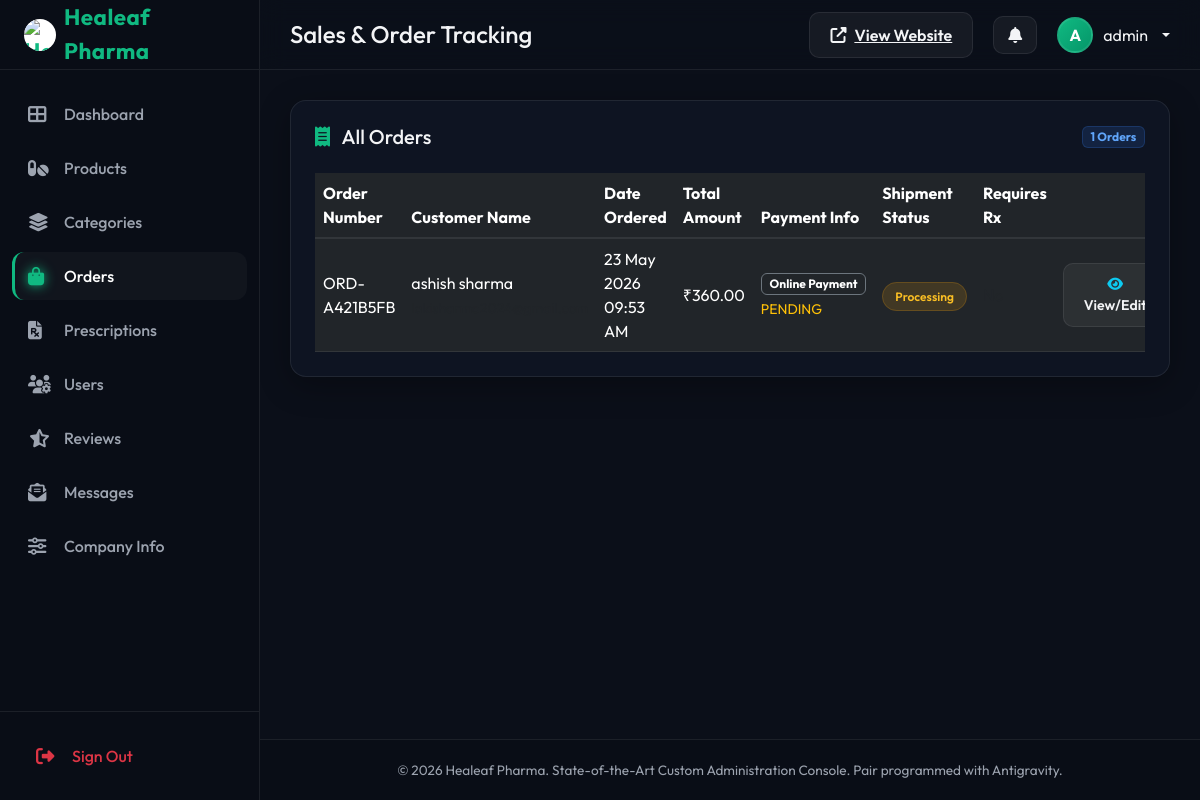
Page /admin-orders/ (signed in) on the committed database.
### newapp/models.py (models this page shows, shortened)
class Order(models.Model):
    STATUS_CHOICES = [
        ('pending', 'Pending'),
        ('confirmed', 'Confirmed'),
        ('processing', 'Processing'),
        ('shipped', 'Shipped'),
        ('delivered', 'Delivered'),
        ('cancelled', 'Cancelled'),
    ]
    PAYMENT_CHOICES = [
        ('cod', 'Cash on Delivery'),
        ('online', 'Online Payment'),
        ('upi', 'UPI'),
    ]
    id = models.UUIDField(primary_key=True, default=uuid.uuid4, editable=False)
    order_number = models.CharField(max_length=50, unique=True)
    user = models.ForeignKey(User, on_delete=models.CASCADE, related_name='orders')
    total_amount = models.DecimalField(max_digits=10, decimal_places=2)
    status = models.CharField(max_length=20, choices=STATUS_CHOICES, default='pending')
    payment_method = models.CharField(max_length=20, choices=PAYMENT_CHOICES, default='cod')
    payment_status = models.CharField(max_length=20, default='pending')
    shipping_name = models.CharField(max_length=200)
    shipping_phone = models.CharField(max_length=20)
    shipping_email = models.EmailField()
    shipping_address = models.TextField()
    shipping_city = models.CharField(max_length=100)
    shipping_state = models.CharField(max_length=100)
    shipping_zip = models.CharField(max_length=10)
    prescription_required = models.BooleanField(default=False)
    prescription = models.ForeignKey(Prescription, on_delete=models.SET_NULL, null=True, blank=True)
    notes = models.TextField(blank=True)
    created_at = models.DateTimeField(auto_now_add=True)
    updated_at = models.DateTimeField(auto_now=True)
    class Meta:
        ordering = ['-created_at']

### newapp/views.py (the view)
# urls.py: path('admin-orders/', views.admin_orders, name='admin_orders'),
def admin_orders(request):
    if not request.user.is_staff:
        return redirect('admin_login')
    orders = Order.objects.all().order_by('-created_at')
    return render(request, 'admin/orders.html', {'orders': orders})

### newapp/context_processors.py (called while the page is built)
def admin_notifications(request):
    if request.user.is_authenticated and request.user.is_staff:
        recent_notifications = Notification.objects.filter(is_admin=True).order_by('-created_at')[:8]
        unread_notifications_count = Notification.objects.filter(is_admin=True, is_read=False).count()
        return {
            'recent_notifications': recent_notifications,
            'unread_notifications_count': unread_notifications_count,
        }
    return {
        'recent_notifications': [],
        'unread_notifications_count': 0,
    }

### newapp/templates/admin/orders.html (shortened to what this page needs)
{% extends 'admin/base_admin.html' %}
{% block page_title %}Sales & Order Tracking{% endblock %}
{% block admin_content %}
<div class="glass-card p-4">
    <div class="d-flex align-items-center justify-content-between mb-4">
        <h5 class="mb-0"><i class="fas fa-receipt text-accent me-2"></i> All Orders</h5>
        <div class="d-flex gap-2">
            <span class="badge bg-glass-info">{{ orders.count }} Orders</span>
        </div>
    </div>
    <div class="table-responsive">
        <table class="table table-dark table-hover align-middle mb-0" style="background: transparent;">
            <thead>
                <tr class="text-muted" style="border-bottom: 2px solid var(--border-color);">
                    <th>Order Number</th>
                    <th>Customer Name</th>
                    <th>Date Ordered</th>
                    <th>Total Amount</th>
                    <th>Payment Info</th>
                    <th>Shipment Status</th>
                    <th>Requires Rx</th>
                    <th style="width: 150px;" class="text-end">Actions</th>
                </tr>
            </thead>
            <tbody>
                {% for order in orders %}
                <tr style="border-bottom: 1px solid var(--border-color);">
                    <td class="font-weight-bold">{{ order.order_number }}</td>
                    <td>
                        <div>{{ order.shipping_name }}</div>
                        <small class="text-muted">{{ order.shipping_email }}</small>
                    </td>
                    <td>{{ order.created_at|date:"d M Y h:i A" }}</td>
                    <td>₹{{ order.total_amount }}</td>
                    <td>
                        <span class="badge bg-dark border border-secondary">{{ order.get_payment_method_display }}</span>
                        <div class="small mt-1 {% if order.payment_status == 'paid' or order.payment_status == 'Paid' %}text-success{% else %}text-warning{% endif %}">
                            {{ order.payment_status|upper }}
                        </div>
                    </td>
                    <td>
                        <span class="badge-pill {% if order.status == 'delivered' %}bg-glass-success{% elif order.status == 'pending' %}bg-glass-danger{% elif order.status == 'cancelled' %}bg-glass-danger{% else %}bg-glass-warning{% endif %}">
                            {{ order.get_status_display }}
                        </span>
                    </td>
                    <td>
                        {% if order.prescription_required %}
                        <span class="badge bg-glass-danger"><i class="fas fa-prescription me-1"></i> Required</span>
                        {% else %}
                        <span class="text-muted">No</span>
                        {% endif %}
                    </td>
                    <td class="text-end">
                        <div class="d-flex justify-content-end gap-2">
                            <a href="{% url 'admin_order_detail' order.id %}" class="btn btn-glass btn-sm" title="View Details / Update">
                                <i class="fas fa-eye text-info"></i> View/Edit
                            </a>
                        </div>
                    </td>
                </tr>
                {% empty %}
                <tr>
                    <td colspan="8" class="text-center text-muted py-4">No orders placed on the system yet</td>
                </tr>
                {% endfor %}
            </tbody>
        </table>
    </div>
</div>
{% endblock %}

### newapp/templates/admin/base_admin.html (shortened to what this page needs)
<!DOCTYPE html>
<html lang="en">
<head>
    <link href="https://cdn.jsdelivr.net/npm/bootstrap@5.3.0/dist/css/bootstrap.min.css" rel="stylesheet">
    <link rel="stylesheet" href="https://cdnjs.cloudflare.com/ajax/libs/font-awesome/6.4.0/css/all.min.css">
</head>
<body>
    <div class="sidebar" id="adminSidebar">
        <a href="{% url 'admin_dashboard' %}" class="sidebar-brand d-flex align-items-center gap-2">
            <img src="https://content.jdmagicbox.com/comp/delhi/i5/011pxx11.xx11.241029190520.a4i5/logo/healeaf-pharma-pvt-ltd-patparganj-delhi-pharmaceutical-dealers-g3pzvut.jpg" alt="Healeaf Pharma Logo" class="rounded-circle bg-white p-0.5" style="width: 32px; height: 32px; object-fit: cover;">
            Healeaf Pharma
        </a>
        <ul class="sidebar-menu">
            <li class="sidebar-item">
                <a href="{% url 'admin_dashboard' %}" class="sidebar-link {% if request.resolver_match.url_name == 'admin_dashboard' %}active{% endif %}">
                    <i class="fas fa-th-large"></i> Dashboard
                </a>
            </li>
            <li class="sidebar-item">
                <a href="{% url 'admin_products' %}" class="sidebar-link {% if 'admin-product' in request.path %}active{% endif %}">
                    <i class="fas fa-pills"></i> Products
                </a>
            </li>
            <li class="sidebar-item">
                <a href="{% url 'admin_categories' %}" class="sidebar-link {% if 'admin-categor' in request.path %}active{% endif %}">
                    <i class="fas fa-layer-group"></i> Categories
                </a>
            </li>
            <li class="sidebar-item">
                <a href="{% url 'admin_orders' %}" class="sidebar-link {% if 'admin-order' in request.path %}active{% endif %}">
                    <i class="fas fa-shopping-bag"></i> Orders
                </a>
            </li>
            <li class="sidebar-item">
                <a href="{% url 'admin_prescriptions' %}" class="sidebar-link {% if 'admin-prescription' in request.path %}active{% endif %}">
                    <i class="fas fa-file-prescription"></i> Prescriptions
                </a>
            </li>
            <li class="sidebar-item">
                <a href="{% url 'admin_users' %}" class="sidebar-link {% if 'admin-user' in request.path %}active{% endif %}">
                    <i class="fas fa-users-cog"></i> Users
                </a>
            </li>
            <li class="sidebar-item">
                <a href="{% url 'admin_reviews' %}" class="sidebar-link {% if 'admin-review' in request.path %}active{% endif %}">
                    <i class="fas fa-star-half-alt"></i> Reviews
                </a>
            </li>
            <li class="sidebar-item">
                <a href="{% url 'admin_messages' %}" class="sidebar-link {% if 'admin-message' in request.path %}active{% endif %}">
                    <i class="fas fa-envelope-open-text"></i> Messages
                </a>
            </li>
            <li class="sidebar-item">
                <a href="{% url 'admin_company_settings' %}" class="sidebar-link {% if 'admin-company-settings' in request.path %}active{% endif %}">
                    <i class="fas fa-sliders-h"></i> Company Info
                </a>
            </li>
        </ul>
        <div class="sidebar-footer">
            <a href="{% url 'admin_logout' %}" class="sidebar-link text-danger">
                <i class="fas fa-sign-out-alt"></i> Sign Out
            </a>
        </div>
    </div>
    <div class="main-panel">
        <header class="admin-header">
            <div class="header-left">
                <h4 class="mb-0 font-weight-bold">{% block page_title %}Admin Control Panel{% endblock %}</h4>
            </div>
            <div class="header-right">
                <a href="{% url 'home' %}" class="btn-glass btn-sm d-flex align-items-center gap-2">
                    <i class="fas fa-external-link-alt"></i> View Website
                </a>
                <div class="dropdown">
                    <button class="btn-glass btn-sm d-flex align-items-center gap-2 position-relative dropdown-toggle no-caret" id="notificationDropdown" data-bs-toggle="dropdown" aria-expanded="false" style="padding: 10px 14px; border-radius: 10px;">
                        <i class="fas fa-bell"></i>
                    </button>
                </div>
                <div class="dropdown">
                    <div class="admin-profile dropdown-toggle" id="profileDropdown" data-bs-toggle="dropdown" aria-expanded="false">
                        <div class="admin-avatar">
                            {{ user.username|slice:":1"|upper }}
                        </div>
                        <span class="d-none d-md-inline">{{ user.username }}</span>
                    </div>
                </div>
            </div>
        </header>
        <main class="admin-content">
            {% block admin_content %}{% endblock %}
        </main>
        <footer class="admin-footer">
            <p class="mb-0">&copy; 2026 Healeaf Pharma. State-of-the-Art Custom Administration Console. Pair programmed with Antigravity.</p>
        </footer>
    </div>
</body>
</html>

### newapp/templates/admin/base_admin.html (style rules this page uses)
:root { --bg-primary: #0b0f19; --bg-secondary: #111827; --bg-card: rgba(17, 24, 39, 0.7); --border-color: rgba(255, 255, 255, 0.08); --primary-accent: #10b981; --primary-accent-glow: rgba(16, 185, 129, 0.15); --text-main: #f3f4f6; --text-muted: #9ca3af; --sidebar-width: 260px; --header-height: 70px; }
body { font-family: 'Outfit', sans-serif; background-color: var(--bg-primary); color: var(--text-main); margin: 0; padding: 0; overflow-x: hidden; }
.glass-card { background: var(--bg-card); backdrop-filter: blur(12px); border: 1px solid var(--border-color); border-radius: 16px; box-shadow: 0 8px 32px 0 rgba(0, 0, 0, 0.3); transition: all 0.3s cubic-bezier(0.4, 0, 0.2, 1); }
.sidebar { width: var(--sidebar-width); height: 100vh; position: fixed; top: 0; left: 0; z-index: 1000; background: #090d16; border-right: 1px solid var(--border-color); transition: all 0.3s ease; display: flex; flex-direction: column; }
.sidebar-brand { height: var(--header-height); display: flex; align-items: center; padding: 0 24px; border-bottom: 1px solid var(--border-color); color: var(--primary-accent); font-size: 1.4rem; font-weight: 700; letter-spacing: 0.5px; text-decoration: none; }
.sidebar-menu { list-style: none; padding: 20px 12px; margin: 0; flex-grow: 1; overflow-y: auto; }
.sidebar-item { margin-bottom: 6px; }
.sidebar-link { display: flex; align-items: center; padding: 12px 16px; color: var(--text-muted); text-decoration: none; border-radius: 12px; font-weight: 500; transition: all 0.3s ease; }
.sidebar-link i { width: 24px; font-size: 1.15rem; margin-right: 12px; transition: all 0.3s ease; }
.sidebar-link:hover, .sidebar-link.active { color: #fff; background: rgba(255, 255, 255, 0.03); border-left: 3px solid var(--primary-accent); padding-left: 13px; }
.sidebar-link.active i { color: var(--primary-accent); filter: drop-shadow(0 0 6px var(--primary-accent)); }
.sidebar-footer { padding: 20px; border-top: 1px solid var(--border-color); }
.main-panel { margin-left: var(--sidebar-width); min-height: 100vh; transition: all 0.3s ease; display: flex; flex-direction: column; }
.admin-header { height: var(--header-height); background: rgba(11, 15, 25, 0.8); backdrop-filter: blur(12px); border-bottom: 1px solid var(--border-color); display: flex; align-items: center; justify-content: space-between; padding: 0 30px; position: sticky; top: 0; z-index: 999; }
.header-left { display: flex; align-items: center; }
.header-right { display: flex; align-items: center; gap: 20px; }
.admin-profile { display: flex; align-items: center; gap: 10px; cursor: pointer; color: var(--text-main); text-decoration: none; }
.admin-avatar { width: 36px; height: 36px; border-radius: 50%; background: linear-gradient(135deg, var(--primary-accent), #059669); color: white; display: flex; align-items: center; justify-content: center; font-weight: 700; border: 2px solid var(--border-color); }
.admin-content { padding: 30px; flex-grow: 1; }
.admin-footer { padding: 20px 30px; border-top: 1px solid var(--border-color); text-align: center; color: var(--text-muted); font-size: 0.85rem; background: #090d16; }
.text-accent { color: var(--primary-accent); }
.badge-pill { border-radius: 30px; padding: 6px 12px; font-weight: 600; font-size: 0.75rem; }
.bg-glass-warning { background-color: rgba(245, 158, 11, 0.15); color: #fbbf24; border: 1px solid rgba(245, 158, 11, 0.2); }
.bg-glass-info { background-color: rgba(59, 130, 246, 0.15); color: #60a5fa; border: 1px solid rgba(59, 130, 246, 0.2); }
.btn-glass { background-color: rgba(255, 255, 255, 0.05); border: 1px solid var(--border-color); color: var(--text-main); border-radius: 10px; padding: 10px 20px; font-weight: 600; transition: all 0.3s ease; }
.no-caret::after { display: none !important; }

### rows in the picture
Order: order_number "ORD-A421B5FB", shipping_name "ashish sharma", created_at "23 May 2026 09:53 AM", total_amount "360.00", payment_method "Online Payment", payment_status "PENDING", status "Processing"

### other values in the picture
{{ user.username|slice:":1"|upper }} "A"
{{ user.username }} "admin"
{{ orders.count }} "1"
